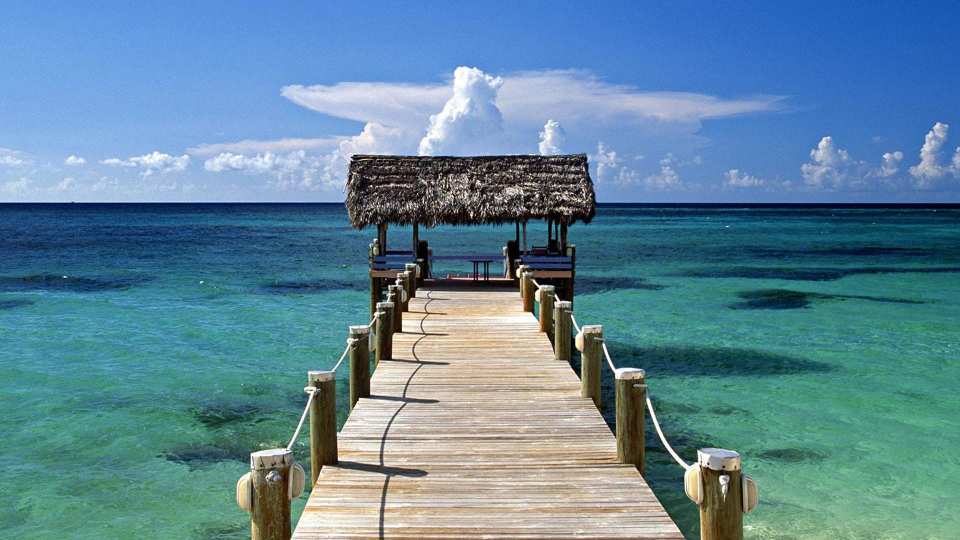
#> input picture dock.jpg, 1920 x 1080 px, found by its file name (shown at 1/2 size)
$ jupyter execute --allow-errors software_retina_example.ipynb   (shell and % lines are left out)
#> lines starting #> are read from the running program, lines starting #| are printed output that depends on the picture
### src/software_retina_generation/ssnn.py
import time
import sys
import multiprocessing

import numpy as np
import pynanoflann
from scipy.spatial.distance import cdist

from .utils import normalize, cartesian_to_polar, polar_to_cartesian

# Original code provided by George Killick

total_threads = multiprocessing.cpu_count()


class SelfSimilarNeuralNetwork:

    def __init__(self, node_count, foveal_region_size,
                 nearest_neighbour_method='auto'):

        self.node_count = node_count
        self.foveal_region_size = foveal_region_size
        self.weights = SelfSimilarNeuralNetwork.__init_weights(node_count)
        self.nearest_neighbour_method = nearest_neighbour_method
        self.nanoflann = pynanoflann.KDTree(n_neighbors=1, metric='L2',
                                            radius=1)

    # [101 lines left out: functions fit, set_weights, __select_nearest_neighbour_method, __brute_force_neighbours, __pynanoflann_neighbours, __pynanoflann_multi_neighbours, not called in this run]

    @staticmethod
    def __init_weights(node_count):

        r = np.random.uniform(1, 0, node_count)
        th = 2*np.pi*np.random.uniform(1, 0, node_count)

        return polar_to_cartesian(np.array([th, r]).T)

    # [31 lines left out: function __alpha_schedule, not called in this run]

### src/software_retina_generation/fibonacci.py
import numpy as np

from .utils import normalize, cartesian_to_polar, polar_to_cartesian

# Original code provided by George Killick


def fibonacci_sunflower(node_count):

    golden_ratio = (np.sqrt(5) + 1) / 2
    nodes = np.arange(1, node_count+1)
    rho = np.sqrt(nodes-0.5)/np.sqrt(node_count)
    theta = np.pi*2*golden_ratio*nodes
    x = rho*np.cos(theta)
    y = rho*np.sin(theta)

    return np.array([x, y]).T


def fibonacci_retina(node_count, foveal_region_size, foveal_density):

    x = fibonacci_sunflower(node_count)
    x = normalize(x)
    x = cartesian_to_polar(x)
    x[:, 1] *= (1/(foveal_region_size + ((2*np.pi*foveal_region_size) /
                foveal_density)) ** x[:, 1] ** foveal_density)
    x = polar_to_cartesian(x)

    return normalize(x)

### example/software_retina_example.ipynb
## In this example, we will demonstrate how to generate a software retina and sample an image.

Mounting google drive to load test image <br>
Alternatively one can upload a picture using files -> upload to session storage on the left sidebar

[cell 1]
from google.colab import drive
#> (the rest of this cell did not finish here and is left out)

[cell 2]
%cd "mnt/My Drive/MSci/50k"

[cell 3]
import numpy as np
from skimage import io
import cv2
import time

[cell 4]
baseline_image = io.imread('dock.jpg')
#> baseline_image is the input picture: shape (1080, 1920, 3); mean R, G, B 94.8, 134.2, 153.8
io.imshow('dock.jpg')

Here we are installing the software retina package from PYPI. <br>
There is an existing issue which requires the external library (pynanoflann) to be manually installed

### Generating a software retina of size 10000 (Method 1 - Self Similar Neural Network)

[cell 5]
from src.software_retina_generation.ssnn import SelfSimilarNeuralNetwork

Initialising a Self similar neural network with parameters:

*   node_count = software retina size
*   foveal_region_size = size of the fovea centralis of the software retina
*   nearest_neighbour_method = automatically decides the appropriate method based on node_count

#> (a cell that did not finish here is left out)

nanoflann_retina.fit()

# Returns a 2d array with of each row containing [x,y] coordinates of each node/point in the software retina
nanoflann_tessellation = nanoflann_retina.weights

print(nanoflann_tessellation)

### Generating a software retina of size 10000 (Method 2 - Fibonacci Retina)

[cell 7]
from src.software_retina_generation.fibonacci import fibonacci_retina

#> (a cell that did not finish here is left out)


print(fibonaaci_tessellation)

Use software tessellation from method 1 or 2 to generate node attributes and kernel coefficients that are required for sampling.

[cell 9]
from src.software_retina.rf_generation import node_attribute_kernel_generation

# Note: There are no optimal values for parameters (kernel_ratio, sigma_base, sigma_power and min_rf) yet.
#> (the rest of this cell did not finish here and is left out)

Initialising retina, loading of node attributes and kernel coefficients

[cell 10]
from src.software_retina.retina import Retina

#> (the rest of this cell did not finish here and is left out)

Sampling grayscale image

[cell 11]
baseline_image_gray = cv2.cvtColor(baseline_image, cv2.COLOR_BGR2GRAY)
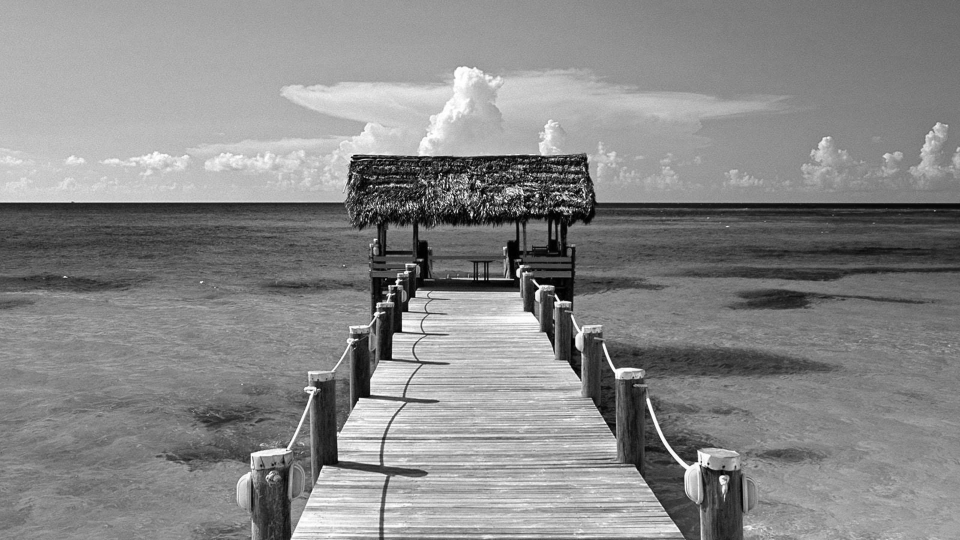
#> baseline_image_gray: shape (1080, 1920) (shown at 1/2 size); min 0, max 255, mean 135.6

# The values (360, 640) represent a corresponding (y,x) point to fixate the software retina. You can change this to any pixel point of an image
# The value to fixate the retina in the example image above would be (500, 900)
#> (the rest of this cell did not finish here and is left out)
